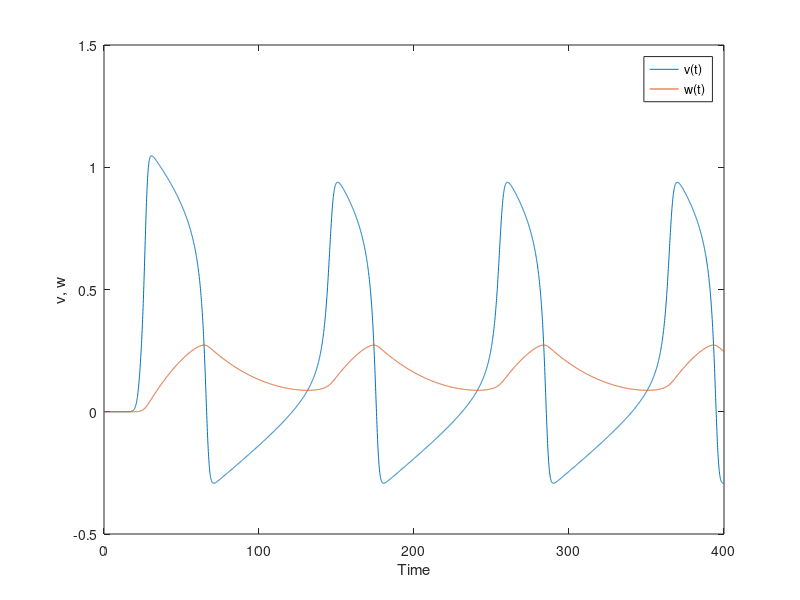
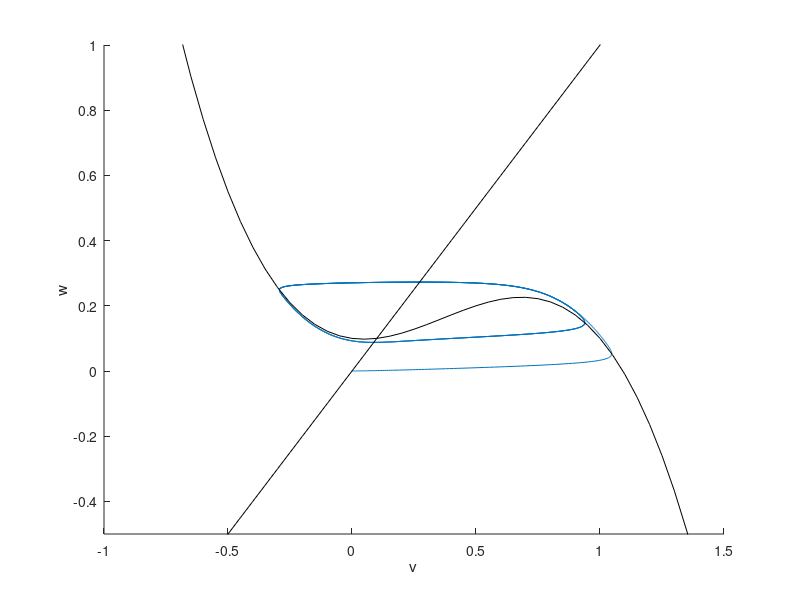

Write the MATLAB code that produced these figures, in order.

%FHN eqns:

%dv/dt = -v*(v-a)*(v-1)-w+I0
%dw/dt = eps*(v-d*w)


function FHN
% dimensionless model of excitability
% v=Y(1); w=Y(2);
v0=0.;w0=0;
a=0.1;d=1;eps=0.01;I0=.1;
Y0=[v0,w0];
t=0:0.1:400;
options=odeset('RelTol',1.e-5);
[T, Y]=ode45(@dydt_FHN,t,Y0,options,a,eps,d,I0);
figure(1);clf;
plot(T,Y(:,1),T,Y(:,2)); % time courses of V and w
legend('v(t)','w(t)');
xlabel('Time'); ylabel('v, w');
vpts=(-1.5:.05:1.5);
figure(2);clf;
hold on;
plot(Y(:,1),Y(:,2)); % V-w phase plane 
%determine and plot the v,w-nullclines
%options=optimset; % sets options in fzero to default values
%for k=1:61
%vnullpts(k)=fzero(@vrhs_FHN,[-10 10],options,vpts(k),a,I0);  
%end
vnullpts=-vpts.*(vpts-a).*(vpts-1)+I0;
wnullpts=vpts/d;
plot(vpts,vnullpts,'black',vpts,wnullpts,'black');
xlabel('v'); ylabel('w');
axis([-1 1.5 -.5 1]);

%+++++++++++++++++++

function dY=dydt_FHN(t,Y,a,eps,d,I0)
v=Y(1);
w=Y(2);
dY=zeros(2,1);
dY(1)=-v*(v-a)*(v-1)-w+I0*1/(1+exp(20-t)/.2);
dY(2)=eps*(v-d*w);

%++++++++++++++++++++

function val=vrhs_FHN(w,v,a,I0)
	val=-v*(v-a)*(v-1)-w+I0;
